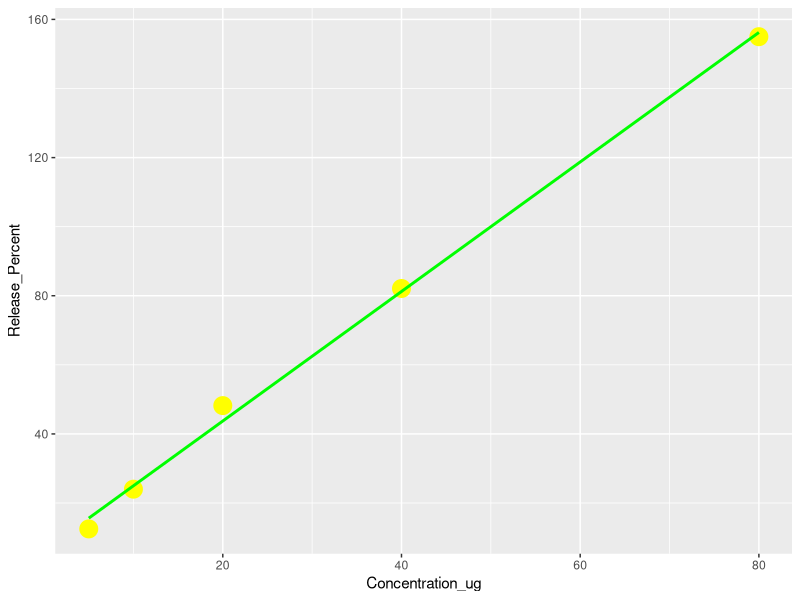

This chart was generated by the following R code:
#Description : Fits a linear regression model (lm) on standard drug concentration vs. release percent data. Demonstrates predictive analytics using predict() to estimate release percentages for unseen samples, accompanied by a ggplot2 fitted regression plot.
#_________________________________________________________________


library(tidyverse)

std_data <- data.frame(
  Concentration_ug = c(5, 10, 20, 40, 80),
  Release_Percent  = c(12.5, 24.0, 48.2, 82.1, 155.0)
)

print(std_data)

release_model <- lm(Release_Percent ~ Concentration_ug, data = std_data)
print(release_model)

new_samples <- data_frame(Concentration_ug = c(15, 50))

predicted_release_per <- predict(release_model, newdata = new_samples)
cat("Predicted Release % is", predicted_release_per,"\n")

plot1 <- ggplot(std_data, aes(x = Concentration_ug, y = Release_Percent))+ geom_point(size = 5.75, color = 'yellow') + geom_smooth(method = 'lm', se = FALSE, color ='green')
print(plot1)
